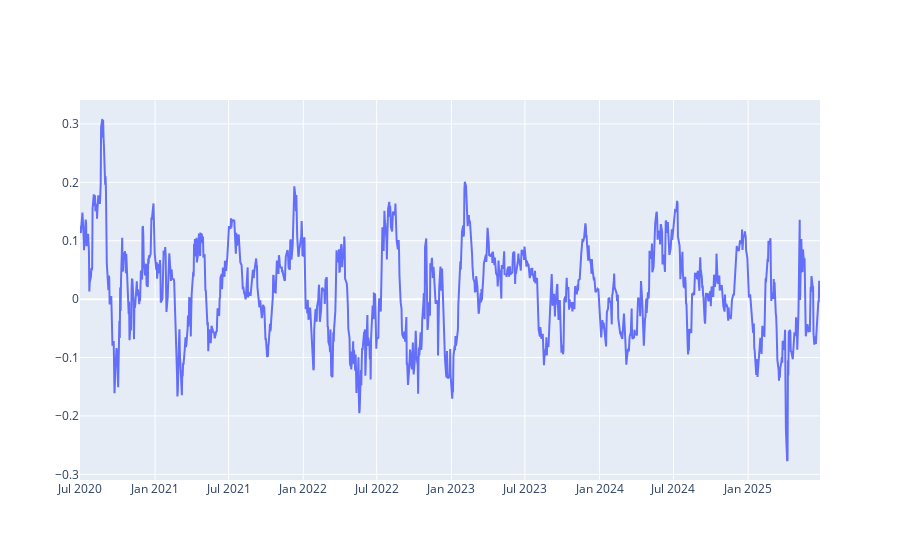

The notebook cell saved with this chart:
### Code cell
df['LogReturn'] = np.log(df['Close'].values / df['Close'].shift(21).values)
returns = df['LogReturn'].dropna()  # ~1250 daily returns

#actual_df = yf.download('AAPL', start='2025-07-01', end='2025-07-31')
#actual_returns = np.log(actual_df['Adj Close'].values / actual_df['Adj Close'].shift(1).values).dropna()

# Compare
import plotly.graph_objects as go
from plotly.subplots import make_subplots 
fig = make_subplots(rows=1, cols=1)
fig.add_trace(go.Scatter(x=returns.index, y=returns.values, mode='lines', name='Daily Return'), row=1, col=1)

### Figure 1 — Plotly figure (JSON) as saved in the notebook; plotly's stock layout.template omitted (floating-point values rounded to 4 significant figures; data arrays with more than 128 entries replaced by an {"elided": "..."} marker saying what was removed)
{"data": [{"mode": "lines", "name": "Daily Return", "type": "scatter", "x": {"elided": "1255 str values"}, "xaxis": "x", "y": {"elided": "1255 float values"}, "yaxis": "y"}], "layout": {"xaxis": {"anchor": "y", "domain": [0, 1]}, "yaxis": {"anchor": "x", "domain": [0, 1]}}}
